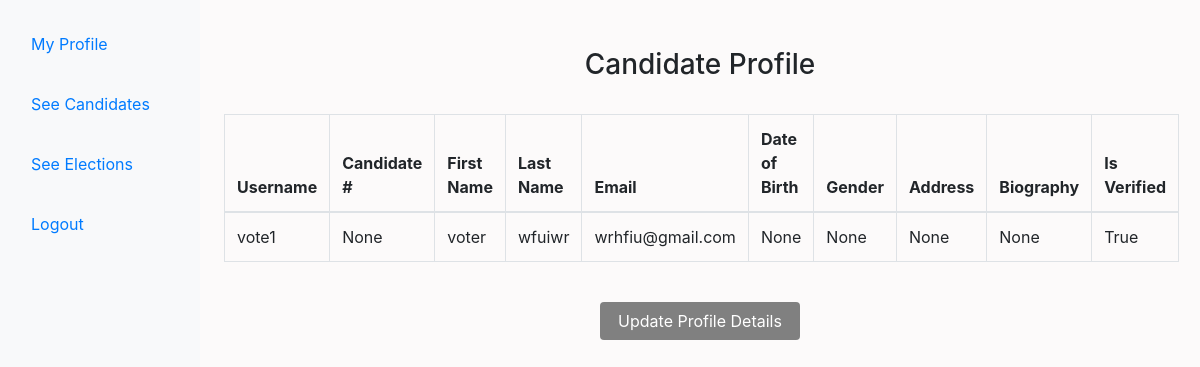
/member/candidate/home/ (signed in), run on the app's committed database.
### election/models.py (models this page shows, shortened)
class ElectionUser(AbstractUser):
    is_candidate = models.BooleanField(default=False)
    is_voter = models.BooleanField(default=False)
    phone = models.CharField(max_length=10, blank=True, null=True, help_text='Contact phone number of the user.')
    registration_date = models.DateTimeField(auto_now_add=True, help_text='Timestamp when the user was registered.')
    updated_date = models.DateTimeField(auto_now=True, help_text='Timestamp when the user profile was last updated.')
    dob = models.DateField(null=True, blank=True, help_text='Date of birth.')
    groups = models.ManyToManyField(
        'auth.Group',
        verbose_name='groups',
        blank=True,
        help_text='The groups this user belongs to. A user will get all permissions granted to each of their groups.',
        related_name="electionuser_groups",
        related_query_name="user",
    )
    user_permissions = models.ManyToManyField(
        'auth.Permission',
        verbose_name='user permissions',
        blank=True,
        help_text='Specific permissions for this user.',
        related_name="electionuser_user_permissions",
        related_query_name="user",
    )

class UserProfile(models.Model):
    account = models.OneToOneField(ElectionUser, on_delete=models.CASCADE, related_name='profile')
    dob = models.DateField(null=True, blank=True, help_text='Date of birth.')
    gender = models.CharField(max_length=1, choices=GENDER_CHOICES, null=True, help_text='Gender of the person.')
    residence = models.TextField(null=True, blank=True, help_text='Residential address.')
    party = models.CharField(max_length=50, choices=POLITICAL_PARTY_CHOICES, null=True, blank=True, help_text='Political party affiliation.')
    id_document = models.ImageField(
        upload_to='user_docs',
        validators=[FileExtensionValidator(['jpg', 'jpeg', 'png'])],
        null=True,
        blank=True,
        help_text='Identity document image.'
    )
    biography = models.TextField(null=True, blank=True, help_text='Biographical information for the candidate.')
    is_validated = models.BooleanField(default=False, help_text='Flag to indicate if the profile has been verified.')
    faulty_account = models.BooleanField(default=False, help_text='Flag to indicate if the account has inconsistencies.')
    candidate_unique_id = models.CharField(max_length=30,null=True)
    voter_unique_id = models.CharField(max_length=30,null=True)

### election/views.py (the view)
# urls.py: path('member/candidate/home/',views.candidate_dashboard,name='candidate_member_home'),
def candidate_dashboard(request):
    candidate = UserProfile.objects.filter(account=request.user).first()
    if not candidate:
        return redirect('candidate_signup')
    return render(request, 'candidate_member_home.html',{'candidate':candidate})

### election/templates/candidate_member_home.html (shortened to what this page needs)
<!DOCTYPE html>
<html lang="en">
<head>
    <link rel="stylesheet" href="https://stackpath.bootstrapcdn.com/bootstrap/4.5.2/css/bootstrap.min.css">
    <link rel="stylesheet" href="https://stackpath.bootstrapcdn.com/bootstrap/4.5.2/css/bootstrap-theme.min.css">
</head>
<body>
    <div class="container-fluid">
        <div class="row">
            <nav class="col-md-2 d-none d-md-block bg-light sidebar">
                <div class="sidebar-sticky" style="height:1000px;">
                    <br>
                    <ul class="nav flex-column">
                        {% if request.user.is_voter %}
                            <li class="nav-item">
                                <a class="nav-link active" href="/member/voter/home/">My Profile</a>
                            </li>
                        {% elif request.user.is_candidate %}
                        <li class="nav-item">
                                <a class="nav-link active" href="/member/candidate/home/">My Profile</a>
                            </li>
                        {% else %}
                        <li class="nav-item">
                                <a class="nav-link active" href="/member/admin/home/">My Profile</a>
                            </li>
                        {% endif %}
                        {% if request.user.is_superuser or request.user.is_voter %}
                        <li class="nav-item">
                            <a class="nav-link" href="/all/candidates/">See Candidates </a>
                        </li>
                        {% endif %}
                        <li class="nav-item">
                            <a class="nav-link" href="/show/elections/">See Elections</a>
                        </li>
                         <li class="nav-item">
                            <a class="nav-link" href="/logout/">Logout</a>
                        </li>
                    </ul>
                </div>
            </nav>
            <main role="main" class="col-md-9 ml-sm-auto col-lg-10 px-md-4" style="background-color:rgb(252,250,250);">
                <br><br>
                <h3 class="text-center" >Candidate Profile</h3>
                <br>
                <table class="table table-bordered">
                    <thead>
                    <tr>
                        <th>Username</th>
                        <th>Candidate #</th>
                        <th>First Name</th>
                        <th>Last Name</th>
                        <th>Email</th>
                        <th>Date of Birth</th>
                        <th>Gender</th>
                        <th>Address</th>
                        <th>Biography</th>
                        <th>Is Verified</th>
                    </tr>
                    </thead>
                    <tbody>
                    <tr>
                        <td>{{request.user.username}}</td>
                        <td>{{candidate.candidate_unique_id}}</td>
                        <td>{{request.user.first_name}}</td>
                        <td>{{request.user.last_name}}</td>
                        <td>{{request.user.email}}</td>
                        <td>{{candidate.dob}}</td>
                        <td>{{candidate.gender}}</td>
                         <td>{{candidate.residence}}</td>
                        <td>{{candidate.biography}}</td>
                        <td>{{candidate.is_validated}}</td>
                    </tr>
                    </tbody>
                </table>
                <br>
                <center>
                    <a href="/profile/update/" class="btn custom-button">Update Profile Details</a>
                </center>
            </main>
        </div>
    </div>
</body>
</html>

### election/templates/candidate_member_home.html (style rules this page uses)
.nav-item { padding-bottom:20px; }
.custom-button { width:200px; background-color:gray; color:white; }

### data on the page
ElectionUser: user.username "vote1", user.first_name "voter", user.last_name "wfuiwr", user.email "wrhfiu@gmail.com"
UserProfile: candidate_unique_id "None", dob "None", gender "None", residence "None", biography "None", is_validated "True"
